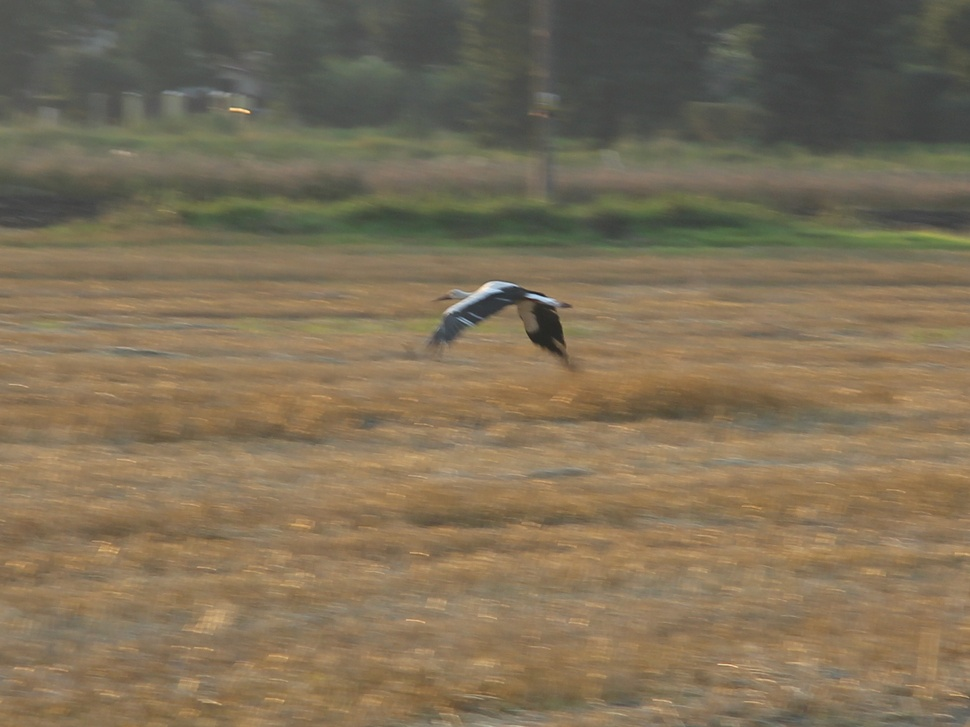
#> input picture Lab4/image.JPG, 970 x 727 px, shrunk from 1784 x 1338 before the run
$ python main.py
#> lines starting #> are read from the running program, lines starting #| are printed output that depends on the picture; after the words box and inside, x2 and y2 are one past the last pixel; in counts of white or black regions, pixels touching at a corner belong together
import cv2
import numpy as np

def apply_contouring(image):
    return cv2.Canny(image, 100, 200)

def apply_threshold(image):
     return cv2.adaptiveThreshold(image, 255, cv2.ADAPTIVE_THRESH_GAUSSIAN_C,
                                 cv2.THRESH_BINARY, 11, 2)

def remove_artifacts(image):
    kernel = np.ones((3,3), np.uint8)
    opened = cv2.morphologyEx(image, cv2.MORPH_OPEN, kernel)
    closed = cv2.morphologyEx(opened, cv2.MORPH_CLOSE, kernel)
    return closed

def show_and_save_image(image, window_name, file_name):
    cv2.imshow(window_name, image)
    cv2.imwrite(file_name, image)


def process_image(image_path):
#> called with image_path = 'image.JPG'
    image = cv2.imread(image_path, cv2.IMREAD_GRAYSCALE)
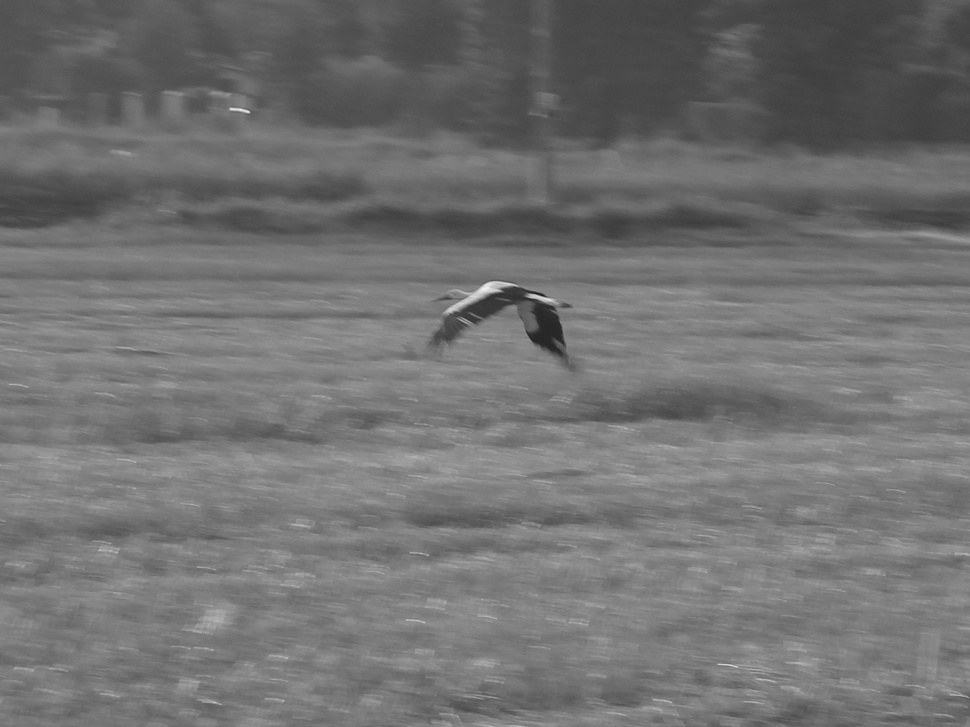
#> image: shape (727, 970); min 26, max 241, mean 113.2

    if image is None:
        print(f"Błąd: Nie można wczytać obrazu {image_path}")
        return

    contoured = apply_contouring(image)
#> in apply_contouring, `return cv2.Canny(image, 100, 200)`:
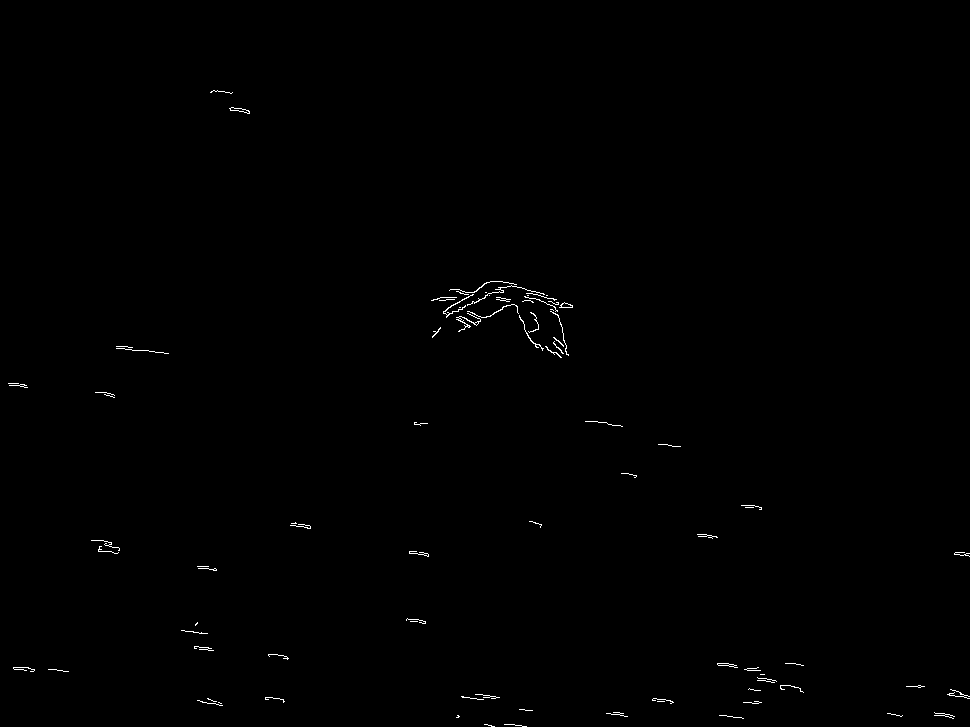
#> returned value: shape (727, 970); 0.34% white in thin lines or dots, all inside (x1, y1, x2, y2) = (8, 90, 970, 727)
    thresholded = apply_threshold(image)
#> in apply_threshold, `return cv2.adaptiveThreshold(image, 255, cv2.ADAPTIVE_THRESH_GAUSSIAN_..`:
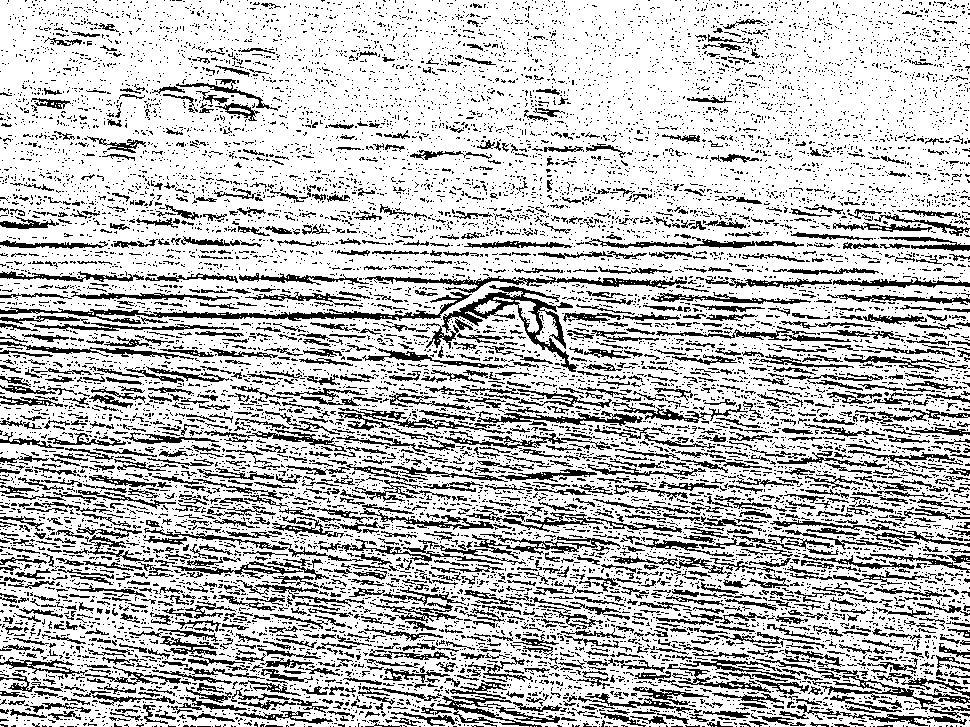
#> returned value: shape (727, 970); 74.9% white; black in thin lines or dots
    art_image = remove_artifacts(image)

    show_and_save_image(contoured, 'Contoured Image', 'contoured.png')
    show_and_save_image(thresholded, 'Thresholded Image', 'thresholded.png')
    show_and_save_image(art_image, 'Artifact Removed Image', 'artifact_removed.png')

    cv2.waitKey(0)
    cv2.destroyAllWindows()

if __name__ == "__main__":
    process_image('image.JPG')
